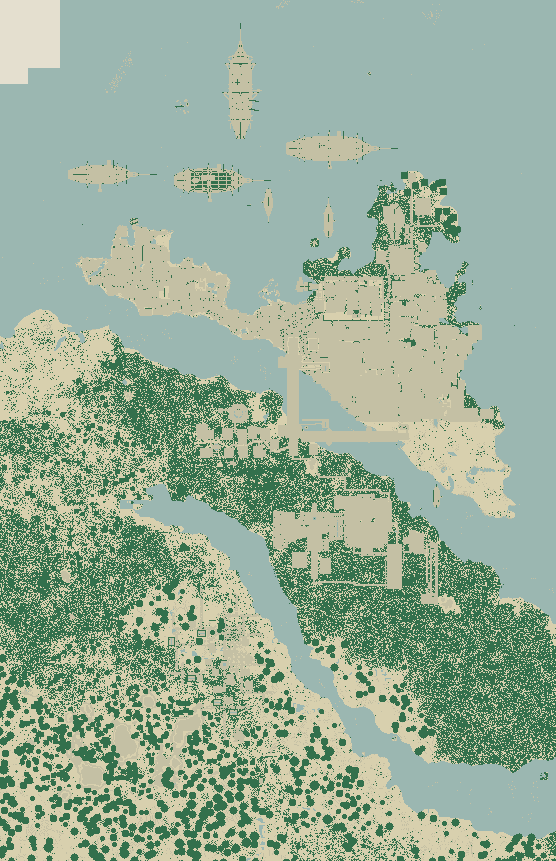

Python code for this plot:
"""Bounded immutable-snapshot surface map, no world writes or native commands."""
from pathlib import Path
import sys
sys.path.insert(0,str(Path(__file__).resolve().parents[3]))
import json,zipfile,hashlib,zlib,time,math
from collections import Counter
from PIL import Image
from tools.settlement_attractions import NBTReader,unpack_section
OUT=Path(__file__).resolve().parent
SRC=Path(r'D:\A World for Two\staging\world-tests\20261027T053650Z-artistic\backups\20261030T155547Z-096bdd.zip')
EXPECTED='82cf88ee5bbea9616767109506739e73c6b04492bcc4adc9b90860bb4f10ac09'
BOUNDS=(900,-1540,1455,-680)
COLORS={'water':'#9bb7b1','ground':'#d8d0ae','context':'#c4c0a4','greenery':'#33704c','unknown':'#e4dfcf'}
def sha(raw):return hashlib.sha256(raw).hexdigest()
h=hashlib.sha256()
with SRC.open('rb') as f:
 while raw:=f.read(1024*1024):h.update(raw)
assert h.hexdigest()==EXPECTED
x0,z0,x1,z1=BOUNDS
im=Image.new('RGB',(x1-x0+1,z1-z0+1),COLORS['unknown']);px=im.load()
counts=Counter();regions=[];failed=[];chunks=0;started=time.monotonic()
AIR={'minecraft:air','minecraft:cave_air','minecraft:void_air'}
NATURAL={'stone','dirt','grass_block','coarse_dirt','rooted_dirt','podzol','mycelium','mud','packed_mud','sand','red_sand','sandstone','red_sandstone','gravel','clay','andesite','granite','diorite','calcite','tuff','deepslate','bedrock','snow','snow_block','powder_snow','ice','packed_ice','blue_ice','dripstone_block','moss_block'}
VEG=('leaves','sapling','grass','flower','bush','petal','fern','vine','lily','roots','tendril','mushroom','berry','berries','orchid','tulip','dandelion','poppy','allium','azalea','peony','sunflower','lilac','bamboo','cattail','reed','hedge','lavender','clover','rose','lotus','wisteria','blossom','seagrass','kelp','cane','log','stem','moss_carpet')
def classify(s):
 b=s.split('[',1)[0];ns,_,name=b.partition(':')
 if b in AIR:return 'unknown'
 if b in ('minecraft:water','minecraft:ice','minecraft:packed_ice','minecraft:blue_ice'):return 'water'
 if name in NATURAL or name.endswith('_ore'):return 'ground'
 if any(t in name for t in VEG):return 'greenery'
 if ns in ('regions_unexplored','biomesoplenty') and any(t in name for t in ('dirt','soil','rock','stone','silt','sand','peat','chalk')):return 'ground'
 return 'context'
with zipfile.ZipFile(SRC) as a:
 mf=json.loads(a.read('awft-backup.json'));files={r['path']:r for r in mf['files']}
 for rx in range(x0//512,x1//512+1):
  for rz in range(z0//512,z1//512+1):
   name=f'world/RosewaterArtistic/region/r.{rx}.{rz}.mca'
   rec=files.get(name)
   if not rec:continue
   raw=a.read(name);assert len(raw)==rec['size'] and sha(raw)==rec['sha256']
   regions.append({'region':[rx,rz],'sha256':rec['sha256'],'bytes':len(raw)})
   for cz in range(max(z0//16,rz*32),min(z1//16,rz*32+31)+1):
    for cx in range(max(x0//16,rx*32),min(x1//16,rx*32+31)+1):
     idx=((cz&31)*32+(cx&31))*4;loc=int.from_bytes(raw[idx:idx+4],'big');o=(loc>>8)*4096
     if not loc or o+5>len(raw):continue
     try:
      ln=int.from_bytes(raw[o:o+4],'big');comp=raw[o+4];packed=raw[o+5:o+4+ln]
      if comp==2:d=zlib.decompress(packed)
      elif comp==1:d=zlib.decompress(packed,31)
      elif comp==3:d=packed
      else:raise ValueError('Unsupported compression')
      c=NBTReader(d).read()
      if (c.get('xPos'),c.get('zPos'))!=(cx,cz) or c.get('Status') not in ('minecraft:full','full'):continue
      heights=c.get('Heightmaps',{}).get('WORLD_SURFACE');sections={s['Y']:s for s in c.get('sections',[])}
      if not heights:continue
      # Minecraft 1.21.1 has 384 blocks; heightmap stores 9-bit noncrossing words.
      bits=9;per=64//bits;mask=(1<<bits)-1;min_y=c.get('yPos',-4)*16
      for lz in range(16):
       z=cz*16+lz
       if not z0<=z<=z1:continue
       for lx in range(16):
        x=cx*16+lx
        if not x0<=x<=x1:continue
        n=lz*16+lx;y=((heights[n//per]>>((n%per)*bits))&mask)+min_y-1
        state=unpack_section(sections.get(y//16,{}),x,y,z)
        # Ignore the seasonal snow cap so planted/architectural surfaces remain readable.
        if state.split('[',1)[0]=='minecraft:snow':
         y-=1;state=unpack_section(sections.get(y//16,{}),x,y,z)
        key=classify(state);px[x-x0,z-z0]=tuple(bytes.fromhex(COLORS[key][1:]));counts[key]+=1
      chunks+=1
     except Exception as e:failed.append({'chunk':[cx,cz],'reason':type(e).__name__+':'+str(e)[:120]})
im.save(OUT/'surface-data.png',optimize=True)
counts['unknown']=(x1-x0+1)*(z1-z0+1)-sum(v for k,v in counts.items() if k!='unknown')
proof={'format':'awft-immutable-top-surface-map:1','bounds_xz':BOUNDS,'pixels_per_block':1,'north_up':True,'checkpoint':'20261030T155547Z-096bdd','checkpoint_sha256':EXPECTED,'checkpoint_at':'2026-10-30T15:55:54.404825+00:00','world_save_not_modified':True,'native_commands':0,'method':'Saved WORLD_SURFACE heightmap, exact block at highest surface, seasonal snow layer omitted; category is block-name based, not construction ownership. Current player changes after checkpoint are not included.','colors':COLORS,'regions':regions,'full_chunks_read':chunks,'columns_by_category':dict(counts),'failed_chunks':failed,'png_sha256':sha((OUT/'surface-data.png').read_bytes()),'elapsed_seconds':round(time.monotonic()-started,3)}
(OUT/'surface-data.json').write_text(json.dumps(proof,indent=2)+'\n')
print(json.dumps({k:proof[k] for k in ('full_chunks_read','columns_by_category','png_sha256','elapsed_seconds')}))
